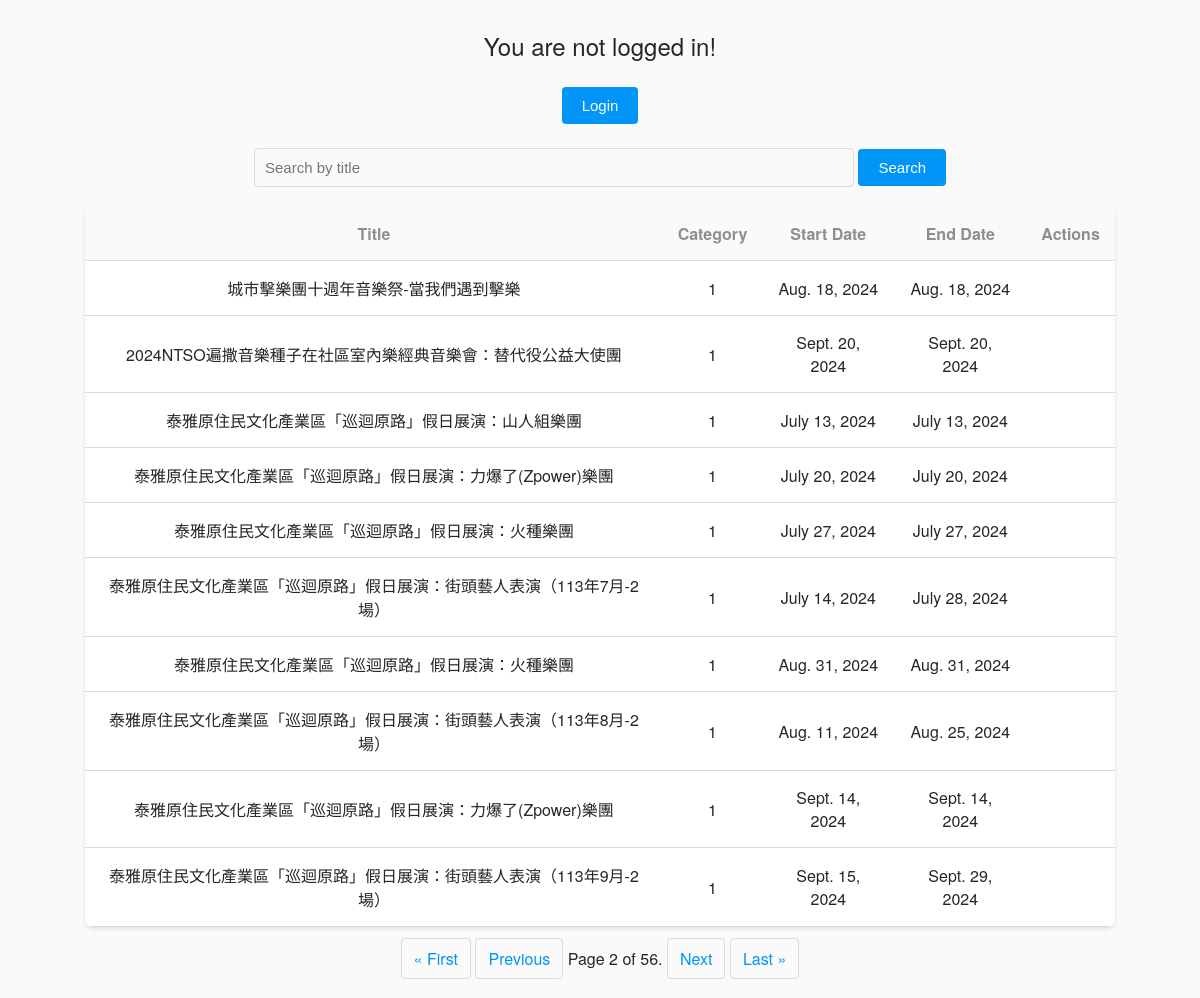
Screenshot of /?page=2 with the database file from the repository.
### myapp/models.py (models this page shows)
class Event(models.Model):
    title = models.CharField(max_length=255)
    uid = models.CharField(max_length=24, unique=True, null=True)
    version = models.CharField(max_length=100, blank=True, null=True)
    category = models.CharField(max_length=100, blank=True, null=True)
    imageUrl = models.CharField(max_length=500, blank=True, null=True)
    webSales = models.CharField(max_length=255, blank=True, null=True)
    sourceWebPromote = models.CharField(max_length=255, blank=True, null=True)
    comment = models.TextField(blank=True, null=True)
    editModifyDate = models.DateTimeField(blank=True, null=True)
    sourceWebName = models.CharField(max_length=255, blank=True, null=True)
    startDate = models.DateField(blank=True, null=True)
    endDate = models.DateField(blank=True, null=True)
    hitRate = models.IntegerField(blank=True, null=True)

### myapp/views.py (the view)
# urls.py: 2. Add a URL to urlpatterns:  path('', views.home, name='home')
def home(request):
    events_list = Event.objects.all()
    paginator = Paginator(events_list, 10)  # Show 10 events per page
    page_number = request.GET.get('page')
    try:
        events = paginator.page(page_number)
    except PageNotAnInteger:
        events = paginator.page(1)
    except EmptyPage:
        events = paginator.page(paginator.num_pages)
    context = {
        'events': events,
        'user': request.user,
    }
    return render(request, 'home.html', context)

### templates/home.html (shortened to what this page needs)
{% block content %}
{% if user.is_authenticated %}
  <div class="welcome-message">
    Hello, {{ user.username }}!
  </div>
{% else %}
  <div class="welcome-message">
    <p>You are not logged in!</p>
    <form method="get" action="{% url 'login' %}">
      <button type="submit" class="login-button">Login</button>
    </form>
  </div>
{% endif %}
  <div class="search-form">
    <form method="get" action="/operation/">
      <input type="text" name="search" placeholder="Search by title" style="font-size: 15px;">
      <button type="submit" style="font-size: 15px;">Search</button>
    </form>
  </div>
  <div class="event-table-container">
    <table class="event-table">
      <thead>
        <tr>
          <th>Title</th>
          <th>Category</th>
          <th>Start Date</th>
          <th>End Date</th>
          <th>Actions</th>
        </tr>
      </thead>
      <tbody>
        {% for event in events %}
        <tr>
          <td>{{ event.title }}</td>
          <td>{{ event.category }}</td>
          <td>{{ event.startDate }}</td>
          <td>{{ event.endDate }}</td>
          <td>
          </td>
        </tr>
        {% endfor %}
      </tbody>
    </table>
  </div>
  {% if events.has_other_pages %}
    <div class="pagination">
      <span class="step-links">
        {% if events.has_previous %}
          <a href="?page=1">&laquo; First</a>
          <a href="?page={{ events.previous_page_number }}">Previous</a>
        {% endif %}
        <span class="current">
          Page {{ events.number }} of {{ events.paginator.num_pages }}.
        </span>
        {% if events.has_next %}
          <a href="?page={{ events.next_page_number }}">Next</a>
          <a href="?page={{ events.paginator.num_pages }}">Last &raquo;</a>
        {% endif %}
      </span>
    </div>
  {% endif %}
{% endblock %}

### templates/home.html (style rules this page uses)
.welcome-message { margin-bottom: 20px; font-size: 24px; color: #262626; }
.search-form { margin-bottom: 20px; }
.search-form input[type="text"] { padding: 10px; width: 60%; max-width: 600px; border: 1px solid #dbdbdb; border-radius: 4px; background-color: #fafafa; }
.search-form button { padding: 10px 20px; border: none; background-color: #0095f6; color: #fff; border-radius: 4px; cursor: pointer; }
.event-table-container { display: block; text-align: center; margin: 0 auto; max-width: 90%; min-width: 600px; }
.event-table { width: 100%; margin-bottom: 20px; border-collapse: collapse; background-color: #fff; box-shadow: 0 2px 4px rgba(0, 0, 0, 0.1); border-radius: 8px; overflow: hidden; }
.event-table th, .event-table td { padding: 15px; text-align: center; border-bottom: 1px solid #dbdbdb; }
.event-table th { background-color: #fafafa; font-weight: 600; color: #8e8e8e; }
.pagination { margin-top: 20px; display: flex; justify-content: center; gap: 5px; }
.pagination a { padding: 8px 12px; text-decoration: none; color: #0095f6; border: 1px solid #dbdbdb; border-radius: 4px; }
.login-button { padding: 10px 20px; cursor: pointer; background-color: #0095f6; color: white; border: none; border-radius: 4px; font-size: 15px; }

### rows the page displays
Event: title "城市擊樂團十週年音樂祭-當我們遇到擊樂", category "1", startDate "Aug. 18, 2024", endDate "Aug. 18, 2024"
Event: title "2024NTSO遍撒音樂種子在社區室內樂經典音樂會：替代役公益大使團", category "1", startDate "Sept. 20, 2024", endDate "Sept. 20, 2024"
Event: title "泰雅原住民文化產業區「巡迴原路」假日展演：山人組樂團", category "1", startDate "July 13, 2024", endDate "July 13, 2024"
Event: title "泰雅原住民文化產業區「巡迴原路」假日展演：力爆了(Zpower)樂團", category "1", startDate "July 20, 2024", endDate "July 20, 2024"
Event: title "泰雅原住民文化產業區「巡迴原路」假日展演：火種樂團", category "1", startDate "July 27, 2024", endDate "July 27, 2024"
Event: title "泰雅原住民文化產業區「巡迴原路」假日展演：街頭藝人表演（113年7月-2場）", category "1", startDate "July 14, 2024", endDate "July 28, 2024"
Event: title "泰雅原住民文化產業區「巡迴原路」假日展演：火種樂團", category "1", startDate "Aug. 31, 2024", endDate "Aug. 31, 2024"
Event: title "泰雅原住民文化產業區「巡迴原路」假日展演：街頭藝人表演（113年8月-2場）", category "1", startDate "Aug. 11, 2024", endDate "Aug. 25, 2024"
Event: title "泰雅原住民文化產業區「巡迴原路」假日展演：力爆了(Zpower)樂團", category "1", startDate "Sept. 14, 2024", endDate "Sept. 14, 2024"
Event: title "泰雅原住民文化產業區「巡迴原路」假日展演：街頭藝人表演（113年9月-2場）", category "1", startDate "Sept. 15, 2024", endDate "Sept. 29, 2024"

### other values shown
{{ events.number }} "2"
{{ events.paginator.num_pages }} "56"
